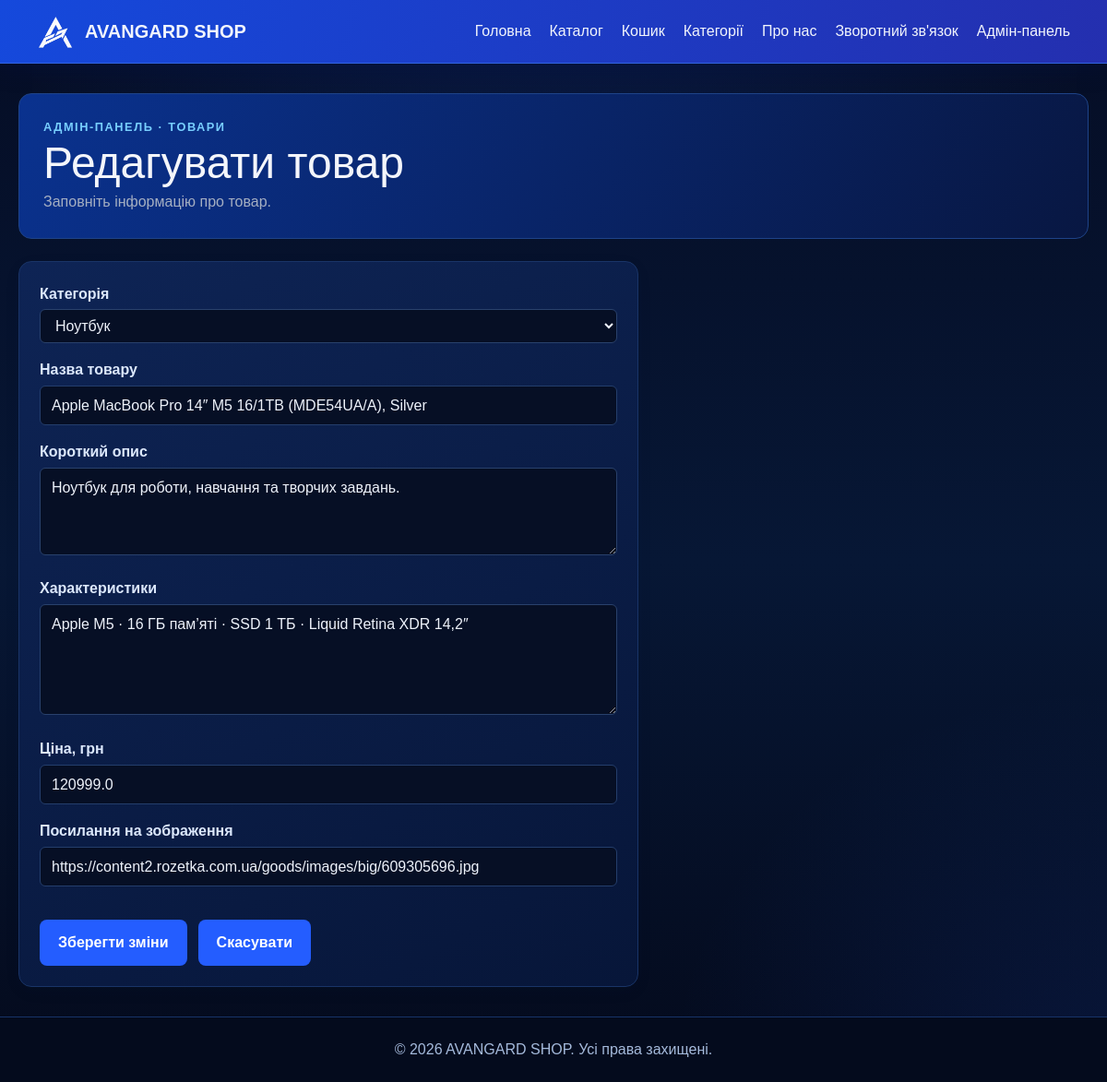
The page /admin/products/1/edit on the database its author committed.
### tables this page shows
CREATE TABLE products (
    id             INTEGER PRIMARY KEY AUTOINCREMENT,
    name           TEXT NOT NULL,
    category       TEXT NOT NULL,
    description    TEXT NOT NULL DEFAULT '',
    specifications TEXT NOT NULL DEFAULT '',
    price          REAL NOT NULL CHECK (price >= 0),
    image_url      TEXT NOT NULL DEFAULT '',
    is_available   INTEGER NOT NULL DEFAULT 1 CHECK (is_available IN (0, 1)),
    created_at     TEXT NOT NULL
);

### routes/admin.py (the view, shortened to what this page needs)
@admin_bp.route('/products/<int:product_id>/edit', methods=['GET', 'POST'])
def edit_product(product_id):
    product = models.get_product(product_id)
    if product is None:
        abort(404)
    return render_template(
        'product_form.html',
        product=product,
        categories=PRODUCT_CATEGORIES,
        is_new=False,
    )

### app.py (called while the page is built)
@app.context_processor
def inject_globals():
    return {
        'current_year': datetime.now().year,
        'cart_count': sum(session.get('cart', {}).values()),
    }

### models.py (called while the page is built)
def get_db():
    if 'db' not in g:
        g.db = sqlite3.connect(current_app.config['DATABASE'])
        g.db.row_factory = sqlite3.Row
        g.db.execute('PRAGMA foreign_keys = ON')
    return g.db

def get_product(product_id):
    return get_db().execute('SELECT * FROM products WHERE id = ?', (product_id,)).fetchone()

### templates/product_form.html (shortened to what this page needs)
{% extends "base.html" %}
{% block content %}
<section class="page-intro">
    <p class="eyebrow">АДМІН-ПАНЕЛЬ · ТОВАРИ</p>
    <h1>{% if is_new %}Додати товар{% else %}Редагувати товар{% endif %}</h1>
    <p>Заповніть інформацію про товар.</p>
</section>
<form method="post" class="contact-card mt-6 max-w-2xl">
    <div class="mb-4">
        <label for="category" class="mb-1 block font-semibold">Категорія</label>
        <select
            id="category"
            name="category"
            required
            class="w-full rounded-md border border-gray-300 px-3 py-2"
        >
            {% for category in categories %}
            <option
                value="{{ category }}"
                {% if product['category']|default('') == category %}selected{% endif %}
            >
                {{ category }}
            </option>
            {% endfor %}
        </select>
    </div>
    <div class="mb-4">
        <label for="name" class="mb-1 block font-semibold">Назва товару</label>
        <input
            id="name"
            name="name"
            type="text"
            value="{{ product['name']|default('') }}"
            required
            maxlength="200"
            class="w-full rounded-md border border-gray-300 px-3 py-2"
        >
    </div>
    <div class="mb-4">
        <label for="description" class="mb-1 block font-semibold">Короткий опис</label>
        <textarea
            id="description"
            name="description"
            rows="3"
            class="w-full rounded-md border border-gray-300 px-3 py-2"
        >{{ product['description']|default('') }}</textarea>
    </div>
    <div class="mb-4">
        <label for="specifications" class="mb-1 block font-semibold">Характеристики</label>
        <textarea
            id="specifications"
            name="specifications"
            rows="4"
            class="w-full rounded-md border border-gray-300 px-3 py-2"
        >{{ product['specifications']|default('') }}</textarea>
    </div>
    <div class="mb-4">
        <label for="price" class="mb-1 block font-semibold">Ціна, грн</label>
        <input
            id="price"
            name="price"
            type="number"
            min="0"
            step="0.01"
            value="{{ product['price']|default('') }}"
            required
            class="w-full rounded-md border border-gray-300 px-3 py-2"
        >
    </div>
    <div class="mb-6">
        <label for="image_url" class="mb-1 block font-semibold">Посилання на зображення</label>
        <input
            id="image_url"
            name="image_url"
            type="url"
            value="{{ product['image_url']|default('') }}"
            placeholder="https://..."
            class="w-full rounded-md border border-gray-300 px-3 py-2"
        >
    </div>
    <div class="flex flex-wrap gap-3">
        <button type="submit" class="button" style="border: 0; cursor: pointer;">
            {% if is_new %}Додати товар{% else %}Зберегти зміни{% endif %}
        </button>
        <a href="{{ url_for('admin.products') }}" class="button">Скасувати</a>
    </div>
</form>
{% endblock %}

### static/css/style.css (style rules this page uses)
:root { font-family: Arial, sans-serif; color: #172033; background: #f3f6fb; font-synthesis: none; line-height: 1.6; }
* { box-sizing: border-box; }
body { margin: 0; min-width: 320px; min-height: 100vh; display: flex; flex-direction: column; }
a { color: #1769c2; }
.eyebrow { color: #5ba6f5; font-size: 0.8rem; font-weight: 800; letter-spacing: 0.12em; text-transform: uppercase; }
.button { display: inline-block; margin-top: 12px; padding: 12px 20px; color: #fff; background: #2155ed; border-radius: 8px; font-weight: 700; text-decoration: none; }
.highlight-list article, .product-card, .category-card, .contact-card, .about-content { padding: 22px; background: #fff; border: 1px solid #dce3ed; border-radius: 14px; }
.product-card, .category-card, .contact-card { box-shadow: 0 5px 18px rgb(23 32 51 / 5%); }
.page-intro { padding: 28px 0 8px; }
.page-intro h1 { margin: 0; font-size: clamp(2rem, 5vw, 3rem); line-height: 1.2; }
:root { color-scheme: dark; color: #eef2fa; background: #050d25; }
body.theme-dark { color: #eef2fa; background: radial-gradient(ellipse 58rem 30rem at 50% -8%, rgb(24 83 220 / 24%), transparent 72%), radial-gradient(ellipse 40rem 36rem at 100% 100%, rgb(27 73 190 / 17%), transparent 74%), linear-gradient(180deg, #050d25 0%, #071735 52%, #040a1c 100%); background-attachment: fixed; }
body.theme-dark a { color: #77caff; }
body.theme-dark .page-intro { margin-bottom: 24px; padding: 26px; border: 1px solid #1e4388; border-radius: 14px; color: #eef2fa; background: linear-gradient(120deg, #0a328f, #081742); }
body.theme-dark .page-intro h1, body.theme-dark h2, body.theme-dark h3 { color: #f4f6fb; }
body.theme-dark .page-intro > p:not(.eyebrow), body.theme-dark .note { color: #a5afc2; }
body.theme-dark .eyebrow, body.theme-dark .product-type { color: #78cfff; }
body.theme-dark .highlight-list article, body.theme-dark .product-card, body.theme-dark .category-card, body.theme-dark .contact-card, body.theme-dark .about-content, body.theme-dark .catalog-section { color: #dce8fc; background: linear-gradient(150deg, #0e2455, #071639); border: 1px solid #193467; }
body.theme-dark .button { color: #fff; background: #245dff; }
body.theme-dark input:not([type="checkbox"]):not([type="radio"]), body.theme-dark select, body.theme-dark textarea { color: #eef2fa; background: #060f25; border-color: #243e6c; }
body.theme-dark input::placeholder, body.theme-dark textarea::placeholder { color: #7f8aa0; }
body.theme-dark td, body.theme-dark th, body.theme-dark .border-gray-200, body.theme-dark .border-gray-300 { border-color: #29416c; }

### rows shown on the page
products: category "Ноутбук", name "Apple MacBook Pro 14″ M5 16/1TB (MDE54UA/A), Silver", description "Ноутбук для роботи, навчання та творчих завдань.", specifications "Apple M5 · 16 ГБ пам’яті · SSD 1 ТБ · Liquid Retina XDR 14,2″", price "120999.0", image_url "https://content2.rozetka.com.ua/goods/images/big/609305696.jpg"
